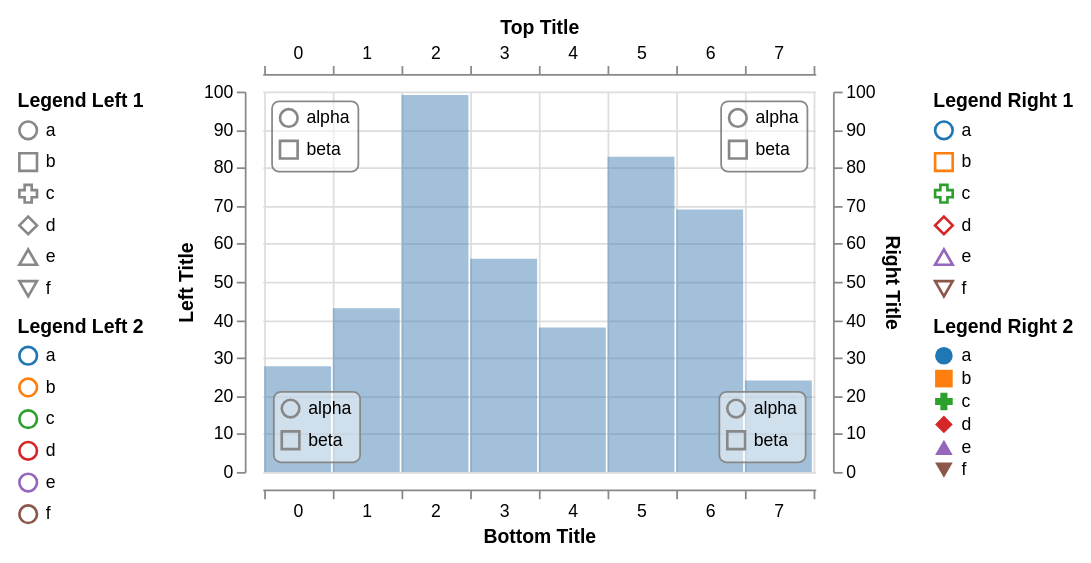

This figure's Vega-Lite source:
### Vega specification from a JSON file in a GitHub repository (floating-point values rounded to 4 significant figures)
{"schema": {"language": "vega", "version": "3.0.0"}, "width": 600, "height": 300, "padding": 10, "autosize": "fit", "config": {"axisBand": {"bandPosition": 1, "tickPadding": -1, "tickExtra": true}}, "signals": [{"name": "active", "value": null, "on": [{"events": {"marktype": "rect", "type": "mouseover"}, "update": {"expr": "datum"}}, {"events": {"marktype": "rect", "type": "mouseout"}, "update": {"expr": "null"}}]}], "data": [{"name": "values", "values": [{"x": 0, "y": 28}, {"x": 1, "y": 43}, {"x": 2, "y": 99}, {"x": 3, "y": 56}, {"x": 4, "y": 38}, {"x": 5, "y": 83}, {"x": 6, "y": 69}, {"x": 7, "y": 24}]}], "scales": [{"name": "xscale", "type": "band", "range": [0, {"signal": "width"}], "round": true, "domain": {"data": "values", "field": "x"}}, {"name": "yscale", "type": "linear", "range": [{"signal": "height"}, 0], "round": true, "domain": {"data": "values", "field": "y"}, "zero": true, "nice": true}, {"name": "shapeScale", "type": "ordinal", "domain": ["a", "b", "c", "d", "e", "f"], "range": ["circle", "square", "cross", "diamond", "triangle-up", "triangle-down"]}, {"name": "colorScale", "type": "ordinal", "domain": ["a", "b", "c", "d", "e", "f"], "scheme": "category10"}, {"name": "innerScale", "type": "ordinal", "domain": ["alpha", "beta"], "range": ["circle", "square"]}], "axes": [{"scale": "yscale", "orient": "left", "count": 5, "grid": false, "domain": true, "title": "Left Title", "offset": 10}, {"scale": "yscale", "orient": "right", "count": 5, "grid": true, "domain": true, "title": "Right Title", "offset": 10}, {"scale": "xscale", "orient": "top", "grid": false, "domain": true, "title": "Top Title", "offset": 10}, {"scale": "xscale", "orient": "bottom", "grid": true, "domain": true, "title": "Bottom Title", "offset": 10}], "legends": [{"shape": "shapeScale", "stroke": "colorScale", "title": "Legend Right 1"}, {"shape": "shapeScale", "fill": "colorScale", "orient": "right", "title": "Legend Right 2"}, {"shape": "shapeScale", "orient": "left", "title": "Legend Left 1"}, {"stroke": "colorScale", "orient": "left", "title": "Legend Left 2"}, {"shape": "innerScale", "orient": "top-left", "offset": 5, "padding": 4, "encode": {"legend": {"enter": {"fill": {"value": "#fff"}, "fillOpacity": {"value": 0.5}, "stroke": {"value": "#888"}, "cornerRadius": {"value": 4}}}}}, {"shape": "innerScale", "orient": "top-right", "offset": 5, "padding": 4, "encode": {"legend": {"enter": {"fill": {"value": "#fff"}, "fillOpacity": {"value": 0.5}, "stroke": {"value": "#888"}, "cornerRadius": {"value": 4}}}}}, {"shape": "innerScale", "orient": "bottom-left", "offset": 6, "padding": 4, "encode": {"legend": {"enter": {"fill": {"value": "#fff"}, "fillOpacity": {"value": 0.5}, "stroke": {"value": "#888"}, "cornerRadius": {"value": 4}}}}}, {"shape": "innerScale", "orient": "bottom-right", "interactive": true, "offset": 6, "padding": 4, "encode": {"legend": {"enter": {"fill": {"value": "#fff"}, "fillOpacity": {"value": 0.5}, "stroke": {"value": "#888"}, "cornerRadius": {"value": 4}}, "update": {"stroke": {"value": "#888"}}, "hover": {"stroke": {"value": "#f8f"}}}}}], "marks": [{"type": "rect", "from": {"data": "values"}, "encode": {"update": {"x": {"scale": "xscale", "field": "x"}, "width": {"scale": "xscale", "band": 1, "offset": -1}, "y": {"scale": "yscale", "field": "y"}, "y2": {"scale": "yscale", "value": 0}, "fill": {"value": "steelblue"}, "fillOpacity": {"value": 0.5}, "stroke": {"color": {"l": {"value": 50}, "a": {"value": 100}, "b": {"value": -20}}}, "strokeWidth": [{"test": "datum===active", "value": 5}, {"value": 0}]}}}]}
